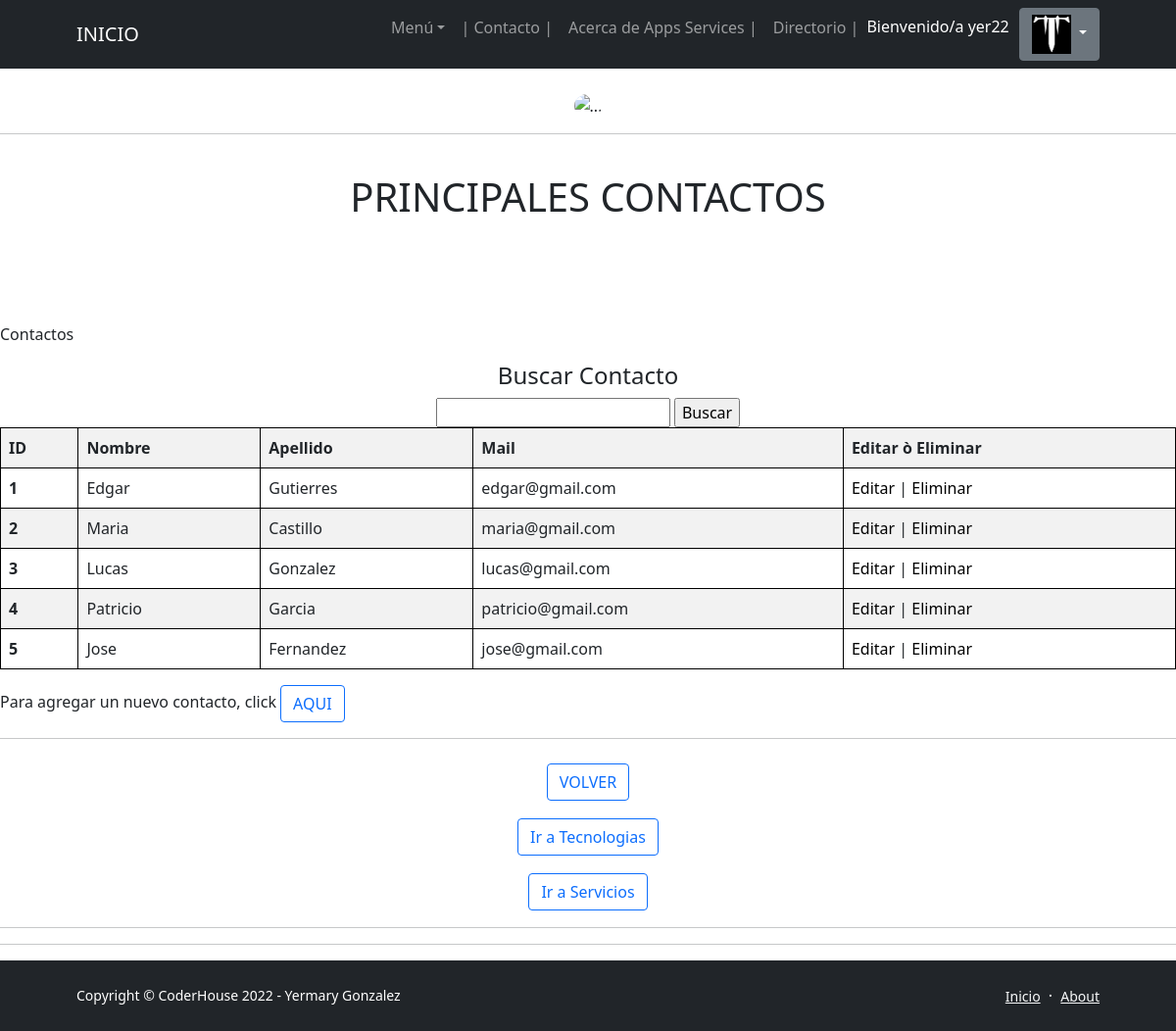
Page /contactos/ (signed in) on the committed database.
### AppsServicios/models.py (models this page shows, shortened)
class Avatar(models.Model):
   user = models.OneToOneField(User, on_delete=models.CASCADE, null=True)
   imagen = models.ImageField(upload_to='avatares', null=True, blank = True)

class Contactos(models.Model):
   nombre = models.CharField(max_length=128)
   apellido = models.CharField(max_length=128)
   email = models.EmailField()

### AppsServicios/views.py (the view)
# urls.py: path('contactos/',views.contacto, name= "contactos"),
def contacto(request):
    contacto = Contactos.objects.all()
    borrado = request.GET.get('borrado', None)
    contexto= {'contacto':contacto}
    contexto ['borrado'] = borrado
    return render(request, "AppsServicios/contactos.html",contexto)

### AppsServicios/templates/AppsServicios/contactos.html (shortened to what this page needs)
{% extends "AppsServicios/plantilla_base_2.html" %}
{% block blockname %}
<body>
  <br>
  <p class="text-center"><img class="rounded-circle" src="https://img-aws.ehowcdn.com/877x500p/photos.demandstudios.com/12/220/fotolia_2181389_XS.jpg"height="400"alt="..." /></p>
  <hr>
  <br>
  <h1 class="text-center"> PRINCIPALES CONTACTOS </h1>
  <br>
  <br>
  <br>
  <br>
  <p>Contactos </p>
    <center>
      <h4 class="text-center"> Buscar Contacto </h4>
            <form action="{% url 'buscar_contacto' %}" method="GET"> {% csrf_token %}
              <input type="integer" name="nombre" />
      <input type="submit" value="Buscar" />
    </form>
      <table class="table table-striped">
          <tr>
            <th>ID</th>
              <th>Nombre</th>
              <th>Apellido</th>
              <th>Mail</th>
              <th>Editar ò Eliminar</th>
          </tr>
          {% for contacto in contacto %}
          <tr>
              <th scope="row">{{forloop.counter}}</th>
              <td>{{contacto.nombre}}</td>
              <td>{{contacto.apellido}}</td>
              <td>{{contacto.email}}</td>
              <td>
                  <a style="color: black; text-decoration: none" href="{% url 'editar_contacto' contacto.id %}">Editar</a> |
                  <a style="color: black; text-decoration: none" href="{% url 'eliminar_contacto' contacto.id %}">Eliminar</a>
              </td>
          </tr>
              {% endfor %}
      </table>
  </center>
  <p> Para agregar un nuevo contacto, click  <a style="text-decoration: none;" href="{% url 'contacto_formulario' %}" class="btn btn-outline-primary">AQUI</a> </p>
  <hr>
  <h1 class="text-center"><a href="{% url 'inicio' %}"
    class="btn btn-outline-primary" > VOLVER</a href ="{% url 'inicio' %}"></h1>
  <h1 class="text-center"><a href="{% url 'tecnologias' %}"
    class="btn btn-outline-primary" > Ir a Tecnologias</a href ="{% url 'inicio' %}"></h1>
  <h1 class="text-center"><a href="{% url 'servicios' %}"
    class="btn btn-outline-primary" > Ir a Servicios</a href ="{% url 'inicio' %}"></h1>
  <hr><hr>
</body>
{% endblock blockname %}

### AppsServicios/templates/AppsServicios/plantilla_base_2.html (shortened to what this page needs)
<!DOCTYPE html>
<html lang="es">
    <head>
        {% load static %}
        <link href="https://cdn.jsdelivr.net/npm/bootstrap-icons@1.5.0/font/bootstrap-icons.css" rel="stylesheet" />
        <link href="{% static 'AppsServicios/css/styles.css' %}" rel="stylesheet" />
        <link href="css/styles.css" rel="stylesheet" />
    </head>
    <body class="d-flex flex-column h-100">
        <main class="flex-shrink-0">
            <nav class="navbar navbar-expand-lg navbar-dark bg-dark">
                <div class="container px-5">
                    <a class="navbar-brand" href="{% url 'inicio' %}">INICIO</a>
                    <div class="collapse navbar-collapse" id="navbarSupportedContent">
                        <ul class="navbar-nav ms-auto mb-2 mb-lg-0">
                            <li class="nav-item dropdown">
                                <a class="nav-link dropdown-toggle" id="navbarDropdownBlog" href="#" role="button" data-bs-toggle="dropdown" aria-expanded="false">Menú</a>
                            </li>
                            <li class="nav-item"><a class="nav-link" href="{% url 'contacto_emails' %}"> | Contacto | </a></li>
                            <li class="nav-item"><a class="nav-link" href="{% url 'acerca_appsservices' %}">Acerca de Apps Services | </a></li>
                            <li class="nav-item"><a class="nav-link" href="{% url 'about' %}">Directorio | </a></li>
                            {% if user.is_authenticated %}
                                <p style="color: rgb(255, 255, 255); text-decoration: none; margin-right: 10px; margin-top: 7px;">Bienvenido/a {{user.username}}  </p>
                                <div class="dropdown">
                                    <button class="btn btn-secondary dropdown-toggle" type="button" id="dropdownMenu2" data-bs-toggle="dropdown" aria-expanded="false">
                                        <img src="{{ user.avatar.imagen.url }}" width="40px" height="40px" alt="Avatar" />
                                    </button>
                                </div>
                                {% else %}
                                <li class="btn btn-primary" disabled ><a style="color: rgb(255, 255, 255); text-decoration: none" href="{% url 'login' %}">LOGIN</a></li>
                            {% endif %}
                        </ul>
                    </div>
                </div>
            </nav>
            {% block blockname %}
            {% endblock blockname %}
        <footer class="bg-dark py-4 mt-auto">
            <div class="container px-5">
                <div class="row align-items-center justify-content-between flex-column flex-sm-row">
                    <div class="col-auto"><div class="small m-0 text-white">Copyright &copy; CoderHouse 2022 - Yermary Gonzalez</div></div>
                    <div class="col-auto">
                        <a class="link-light small" href="{% url 'inicio' %}">Inicio</a>
                        <span class="text-white mx-1">&middot;</span>
                        <a class="link-light small" href="{% url 'about' %}">About</a>
                    </div>
                </div>
            </div>
        </footer>
    </body>
</html>

### AppsServicios/templates/AppsServicios/plantilla_base_2.html (style rules this page uses)
table, th, td { border: 1px solid black; }

### rows in the picture
Contactos: nombre "Edgar", apellido "Gutierres", email "edgar@gmail.com"
Contactos: nombre "Maria", apellido "Castillo", email "maria@gmail.com"
Contactos: nombre "Lucas", apellido "Gonzalez", email "lucas@gmail.com"
Contactos: nombre "Patricio", apellido "Garcia", email "patricio@gmail.com"
Contactos: nombre "Jose", apellido "Fernandez", email "jose@gmail.com"

### other values in the picture
{{ user.username }} "yer22"
